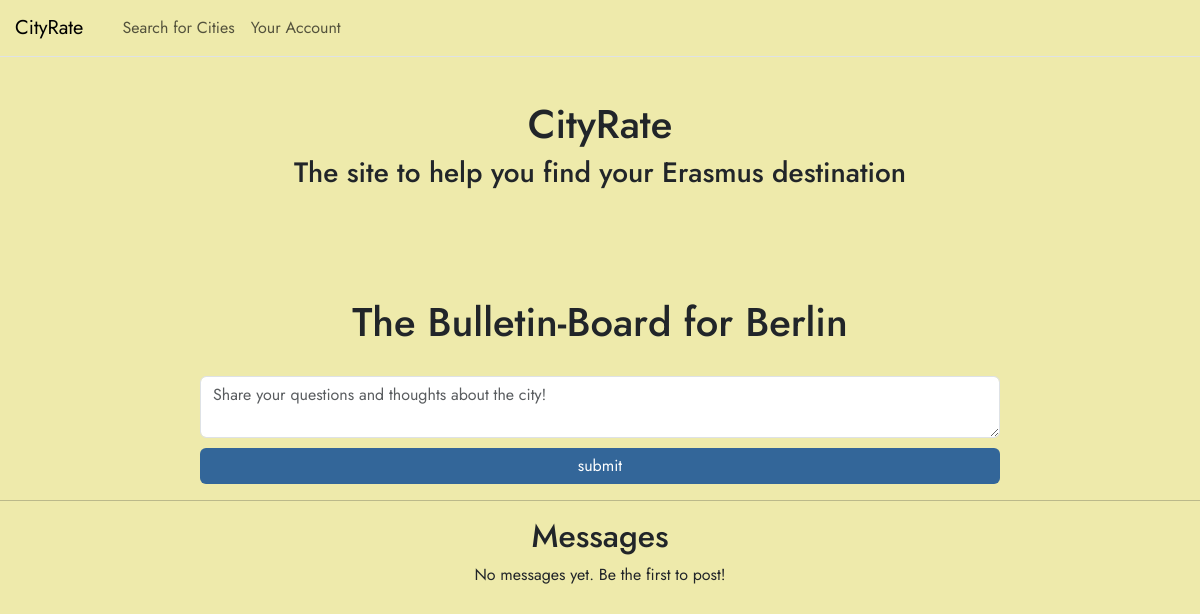
The app's page /bulletin/Berlin (signed in), older data.
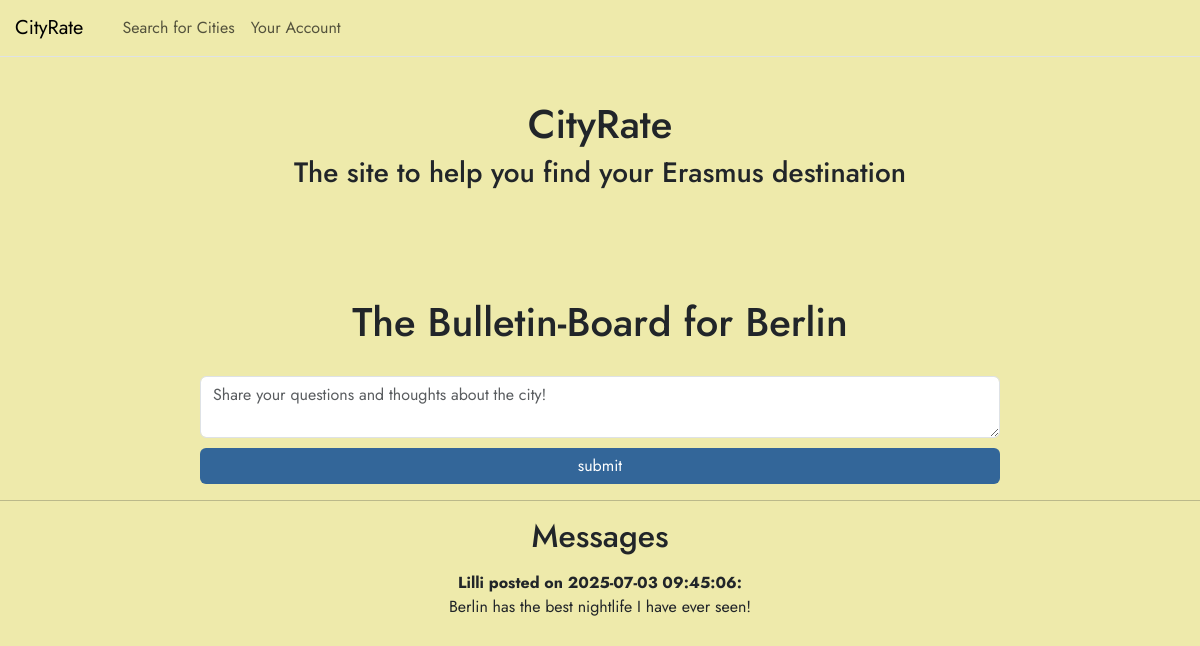
The same page, newer data.
### tables this page shows
CREATE TABLE city (
    name TEXT PRIMARY KEY NOT NULL,
    description TEXT NOT NULL,
    image_path TEXT
);

CREATE TABLE bulletin(
    bulletin_id INTEGER PRIMARY KEY AUTOINCREMENT,
    city_name TEXT NOT NULL,
    username TEXT NOT NULL,
    message TEXT NOT NULL,
    bulletin_time TIMESTAMP DEFAULT CURRENT_TIMESTAMP,
    FOREIGN KEY(city_name) REFERENCES city(name),
    FOREIGN KEY(username) REFERENCES user(username)
);

### app.py (the view, shortened to what this page needs)
@app.route('/bulletin/<city_name>', methods=['GET', 'POST'])
@login_required #nur für eingeloggte user
def bulletin(city_name):
    db_con = get_db_con()
    form = BulletinForm() #Instanz von BulletinForm
    city = db_con.execute(
        'SELECT * FROM city WHERE LOWER(name) = LOWER(?)',
        (city_name.lower(),)
    ).fetchone()
    if city is None:
        return "City not found", 404
    messages = db_con.execute('SELECT * FROM bulletin WHERE city_name = ?',(city['name'],)).fetchall()
    return render_template('bulletin.html', city=city, form=form, messages=messages) #city, form und messages an template übergeben

### forms.py
class BulletinForm(FlaskForm):
    message = TextAreaField(validators=[InputRequired(), Length(min=10, max=700)])
    submitMessage = SubmitField('submit') #Button für Bestätigung

### app.py (called while the page is built)
@login_manager.user_loader #Flask-Login decorator, um eingeloggten Benutzer zu laden
def load_user(user_id):
    return User.get(user_id) #User mit ID wird aus Datenbank geholt

    @staticmethod
    def get(user_id):
        db_con = get_db_con()
        getuser = db_con.execute(
            'SELECT * FROM user WHERE id = ?', (user_id,)).fetchone()
        if getuser:
            return User(id=getuser['id'],username= getuser['username'], password=getuser['password'] )
        return None

### db.py (called while the page is built)
def get_db_con(pragma_foreign_keys = True):
    if 'db_con' not in g:
        g.db_con = sqlite3.connect(
            current_app.config['DATABASE'],
            detect_types=sqlite3.PARSE_DECLTYPES
        )
        g.db_con.row_factory = sqlite3.Row
        if pragma_foreign_keys:
            g.db_con.execute('PRAGMA foreign_keys = ON;')
    return g.db_con

def close_db_con(e=None):
    db_con = g.pop('db_con', None)
    if db_con is not None:
        db_con.close()

### templates/bulletin.html (shortened to what this page needs)
{% from 'bootstrap5/nav.html' import render_nav_item %}
<!DOCTYPE html>
<html>
<head>
    {{ bootstrap.load_css() }}
<link rel="stylesheet" href="{{ url_for('static', filename='css/style.css') }}">
</head>
<body>
  <nav class="navbar navbar-expand-xl border-bottom mb-3 fixed-top">
        <div class="container-fluid px-0">
            <a class="navbar-brand" href="{{ url_for('home') }}"  style ="padding-left: 15px;" >CityRate</a>
            <div class="collapse navbar-collapse" id="menu">
    <ul class="navbar-nav me-auto mb-2 mb-lg-0" style="padding-left: 15px;">
        {{ render_nav_item('search', 'Search for Cities') }}
        {{ render_nav_item('profile', 'Your Account') }}
    </ul>
</div>
        </div>
    </nav>
    <header>
        <h1>CityRate</h1>
        <h3>The site to help you find your Erasmus destination</h3>
    </header>
    <main>
     <h1> The Bulletin-Board for {{ city['name'] }}</h1>
    <form method="POST" action="{{ url_for('bulletin',city_name=city.name) }}" style="display: flex; flex-direction: column; justify-content: center; gap: 10px; margin-top: 30px; margin-left: 200px; margin-right: 200px">
    {{ form.message(class="form-control", placeholder="Share your questions and thoughts about the city!") }}
    {{ form.submitMessage(class="btn btn-primary custom-button1") }}
    </form>
    <hr>
    <h2> Messages </h2>
    {% for msg in messages %}
        <div class="card-text mt-3">
            <b>{{ msg['username']}} posted on {{ msg['bulletin_time']}}: </b>
            <p>{{ msg['message']}}</p>
        </div>
    {% else %}
        <p>No messages yet. Be the first to post!</p>
    {% endfor %}
    </main>
</body>
</html>

### static/css/style.css (style rules this page uses)
h1, h2, h3, h4, h5, h6 { text-align: center; }
body { padding-top: 100px; background-color: #EEEAAB; font-family: 'Jost', sans-serif; }
main { background-color: #EEEAAB; font-family: 'Jost', sans-serif; text-align: center; padding-top: 100px; }
nav.navbar { background-color: #EEEAAB; opacity: 1; }
.custom-button1 { background-color: #336699; color: white; border: none; }

Row changes from the older to the newer data that the page shows:
added bulletin: username "Lilli", bulletin_time "2025-07-03 09:45:06", message "Berlin has the best nightlife I have ever seen!"
Text that changed along with them:
text no longer shown: "No messages yet. Be the first to post!"
